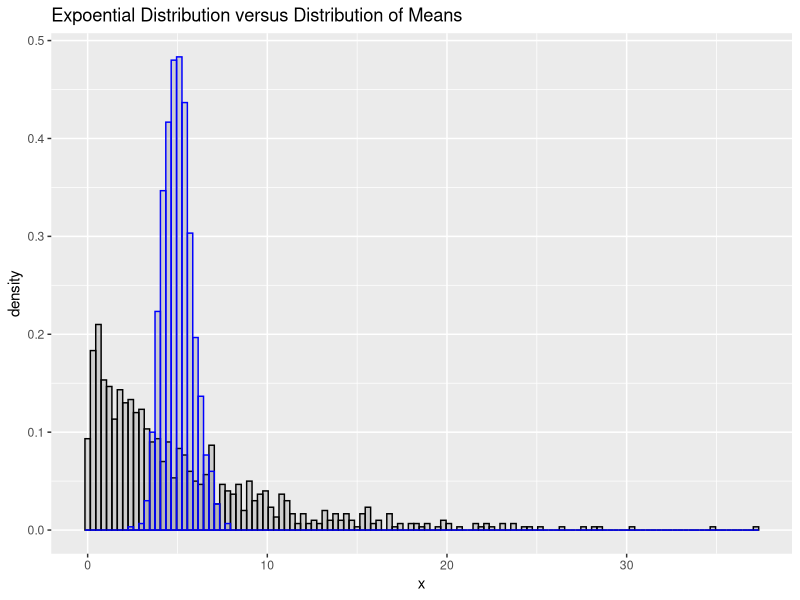

Recreate this plot in R.
# course project
#
library(ggplot2)
library(dplyr)
library(MASS)

num_sim <- 1000
num_samp <- 40

lambda <- 0.2
theo_mean <- 1/lambda
theo_sd <- 1/lambda
theo_var <- theo_sd^2

set.seed(4)
dat <- data.frame(replicate(num_sim, rexp(num_samp, 0.2)))
pop_df <- data.frame(
    pop_mean = c(apply(dat, 2, mean)),
    pop_sd = c(apply(dat, 2, sd)),
    pop_var = c(apply(dat, 2, var))
)
samp_mean <- mean(pop_df$pop_mean)
samp_sd <- sd(pop_df$pop_mean)

set.seed(4)
samp <- data.frame(rexp(num_sim, 0.2))
names(samp) <- "x"
samp_fit <- fitdistr(samp$x, "exponential")
samp_rate <- samp_fit$estimate[1]

g3 <- ggplot(NULL) +
    geom_histogram(data=samp,
                   alpha = .20,
                   binwidth=.3,
                   colour = "black",
                   aes(x, y = ..density..)) +
    geom_histogram(data=pop_df,
                   alpha = .20,
                   binwidth=.3,
                   colour = "blue",
                   aes(pop_mean, y = ..density..)) +
    ggtitle("Expoential Distribution versus Distribution of Means")

print(g3)
